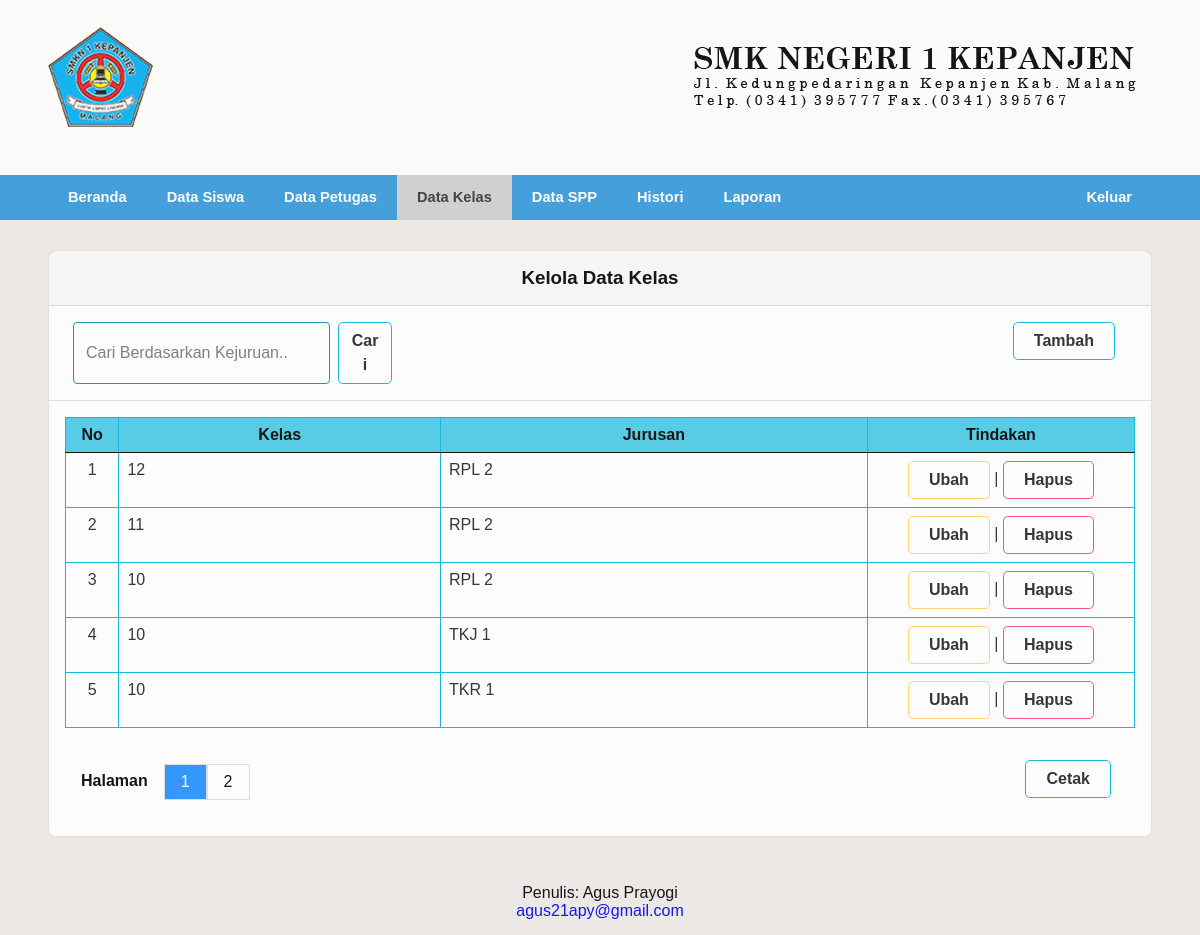
Page /admin/index.php?p=kelas (signed in) on the committed database.
### tables this page shows
CREATE TABLE `kelas` (
  `id_kelas` int(11) NOT NULL,
  `nama_kelas` varchar(10) NOT NULL,
  `kopetensi_keahlian` varchar(50) NOT NULL
);

### function.php (called while the page is built, shortened)
<?php
$conn = mysqli_connect("localhost", "root", "", "spp");
function query($query)
{
  global $conn;
  $result = mysqli_query($conn, $query);
  $rows = [];
  while ($row = mysqli_fetch_assoc($result)) {
    $rows[] = $row;
  }
  return $rows;
}

### admin/data-kelas.php (the view, shortened to what this page needs)
<?php
if (isset($_GET['cari'])) {
  $cari = $_GET['cari'];
  $query = query("SELECT * FROM kelas WHERE kopetensi_keahlian LIKE '%$cari%' ");
  $strPrint = "SELECT * FROM kelas WHERE kopetensi_keahlian LIKE '%$cari%'";
} else {
  $query = query("SELECT * FROM kelas");
}
$baris = 5;
$jum = count($query);
$page = ceil($jum / $baris);
$limit = 0;
if (isset($_GET['cari'])) {
  $cari = $_GET['cari'];
  $query = query("SELECT * FROM kelas WHERE kopetensi_keahlian LIKE '%$cari%' LIMIT " . $limit . "," . $baris);
} else {
  $query = query("SELECT * FROM kelas LIMIT " . $limit . "," . $baris);
}
?>
<div class="card">
  <div class="card-header">
    <h3 class="t-center">Kelola Data Kelas</h4>
  </div>
  <div class="card-header" style="background-color: #fff;">
    <div class="row mx-2">
      <form class="col-sm-8 col-md-4 row" action="index.php" method="get">
        <input placeholder="Cari Berdasarkan Kejuruan.." type="text" name="cari" class="input-form col">
        <button class="btn col-md-4 col-xl-2 mx-2" type="submit">
          Cari
        </button>
      </form>
      <div class="col t-right">
        <button name="tambah" data-target="tambah-modal" class="btn">
          Tambah
        </button>
      </div>
    </div>
  </div>
  <div class="card-body">
    <table class="table table-responsive">
      <thead>
        <tr class="table-blue">
          <th>No</th>
          <th>Kelas</th>
          <th>Jurusan</th>
          <th>Tindakan</th>
        </tr>
      </thead>
      <tbody>
        <?php
        $i = $limit + 1;
        foreach ($query as $key => $isi) : ?>
          <tr>
            <td><?= $i++; ?></td>
            <td><?= $isi['nama_kelas']; ?></td>
            <td><?= $isi['kopetensi_keahlian']; ?></td>
            <td class="col-sm-6 col-xl-3 t-center">
              <button data-target="update-modal" data-kelas="<?= $isi['nama_kelas']; ?>" data-jurusan="<?= $isi['kopetensi_keahlian']; ?>" data-id="<?= $isi['id_kelas']; ?>" class="btn btn-orange">Ubah</button> |
              <button onclick="onDelete(<?= $isi['id_kelas']; ?>)" class="btn btn-red">Hapus</button>
            </td>
          </tr>
        <?php endforeach; ?>
      </tbody>
    </table>
    <div class="row">
      <div class="page col">
        <h4>Halaman</h4>
        <div class="pagination" id="pagination">
          <?php
          $page = $page == 0 ? 1 : $page;
          for ($i = 1; $i <= $page; $i++) : ?>
            <a href="index.php?p=siswa&l=<?= $i; ?>"><?= $i; ?></a>
          <?php endfor; ?>
        </div>
      </div>
      <div class="col-2 t-right">
        <button onclick="printDiv('print-area')" class="btn mt-3 mr-4">
          Cetak
        </button>
      </div>
    </div>
  </div>
</div>

### assets/css/style.css (style rules this page uses)
table { border-collapse: collapse; border-spacing: 0; }
* { margin: 0; padding: 0; box-sizing: border-box; outline: none; text-decoration: none; font-family: 'Josefin Sans', sans-serif; }
body { width: 100%; height: 100%; background-size: cover; background-repeat: no-repeat; opacity: 0.9; }
body { background-color: #ece8e5; }
.active { background-color: #cecece; color: #333; }
.card { position: relative; display: flex; flex-direction: column; min-width: 0; word-wrap: break-word; background-color: #fff; background-clip: border-box; border: 1px solid rgba(0, 0, 0, 0.125); border-radius: 0.5rem; }
.card-body { flex: 1 1 auto; padding: 1rem 1rem; }
.card-header { padding: 1rem 1rem; margin-bottom: 0; background-color: rgba(0, 0, 0, 0.03); border-bottom: 1px solid rgba(0, 0, 0, 0.125); }
.card-header:first-child { border-radius: calc(0.25rem - 1px) calc(0.25rem - 1px) 0 0; }
.input-form { width: 100%; padding: 0.375rem 0.75rem; font-size: 1rem; font-weight: 400; line-height: 1.5; color: #212529; background-color: #fff; background-clip: padding-box; border: 1px solid #118ab2; -webkit-appearance: none; -moz-appearance: none; appearance: none; border-radius: 0.25rem; transition: border-color 0.15s ease-in-out, box-shadow 0.15s ease-in-out; }
.btn { line-height: 1.5; color: #212529; text-align: center; text-decoration: none; vertical-align: middle; cursor: pointer; -webkit-user-select: none; -moz-user-select: none; user-select: none; background-color: white; border: 1.5px solid #00b4d8; padding: 0.375rem 1.25rem; font-size: 1rem; font-weight: 600; border-radius: 0.3rem; transition: color 0.15s ease-in-out, background-color 0.15s ease-in-out, border-color 0.15s ease-in-out, box-shadow 0.15s ease-in-out; }
.btn-red { border-color: #ef476f; }
.btn-orange { border-color: #ffd166; }
table, th, td { border: 1px solid #00b4d8; border-collapse: collapse; }
.table { width: 100%; margin-bottom: 1rem; color: #212529; vertical-align: top; border-color: #dee2e6; }
.table> :not(caption)>*>* { padding: 0.5rem 0.5rem; background-color: var(--bs-table-bg); border-bottom-width: 1px; box-shadow: inset 0 0 0 9999px var(--bs-table-accent-bg); }
.table>tbody { vertical-align: inherit; }
.table>thead { vertical-align: bottom; }
.table> :not(:last-child)> :last-child>* { border-bottom-color: currentColor; }
td:first-child, th:first-child { width: 5%; text-align: center; align-items: center; }
.table-responsive { overflow-x: auto; -webkit-overflow-scrolling: touch; }
.table-blue { background-color: #48cae4; color: #000; border-color: #00b4d8; }
.t-center { text-align: center !important; }
.t-right { text-align: right !important; }
.row { --bs-gutter-x: 1.5rem; --bs-gutter-y: 0; display: flex; flex-wrap: wrap; margin-top: calc(var(--bs-gutter-y) * -1); margin-right: calc(var(--bs-gutter-x) / -2); margin-left: calc(var(--bs-gutter-x) / -2); }
.row>* { flex-shrink: 0; width: 100%; max-width: 100%; padding-right: calc(var(--bs-gutter-x) / 2); padding-left: calc(var(--bs-gutter-x) / 2); margin-top: var(--bs-gutter-y); }
.col { flex: 1 0 0%; }
.col-2 { flex: 0 0 auto; width: 16.6666666667%; }
@media (min-width: 576px) { .col-sm-6 { flex: 0 0 auto; width: 50%; } }
@media (min-width: 576px) { .col-sm-8 { flex: 0 0 auto; width: 66.6666666667%; } }
@media (min-width: 768px) { .col-md-4 { flex: 0 0 auto; width: 33.3333333333%; } }
@media (min-width: 1200px) { .col-xl-2 { flex: 0 0 auto; width: 16.6666666667%; } }
@media (min-width: 1200px) { .col-xl-3 { flex: 0 0 auto; width: 25%; } }
.mx-2 { margin-right: 0.5rem !important; margin-left: 0.5rem !important; }
.mt-3 { margin-top: 1rem !important; }
.mr-4 { margin-right: 1.5rem !important; }
.page { margin: 20px 0px; }
.page h4 { color: black; float: left; padding: 8px 16px; transition: background-color .3s; }
.pagination a { color: black; float: left; padding: 8px 16px; text-decoration: none; transition: background-color .3s; border: 1px solid #ddd; margin: 0; }
.pagination a.active { background-color: dodgerblue; color: white; }

### rows in the picture
kelas: nama_kelas "12", kopetensi_keahlian "RPL 2"
kelas: nama_kelas "11", kopetensi_keahlian "RPL 2"
kelas: nama_kelas "10", kopetensi_keahlian "RPL 2"
kelas: nama_kelas "10", kopetensi_keahlian "TKJ 1"
kelas: nama_kelas "10", kopetensi_keahlian "TKR 1"
